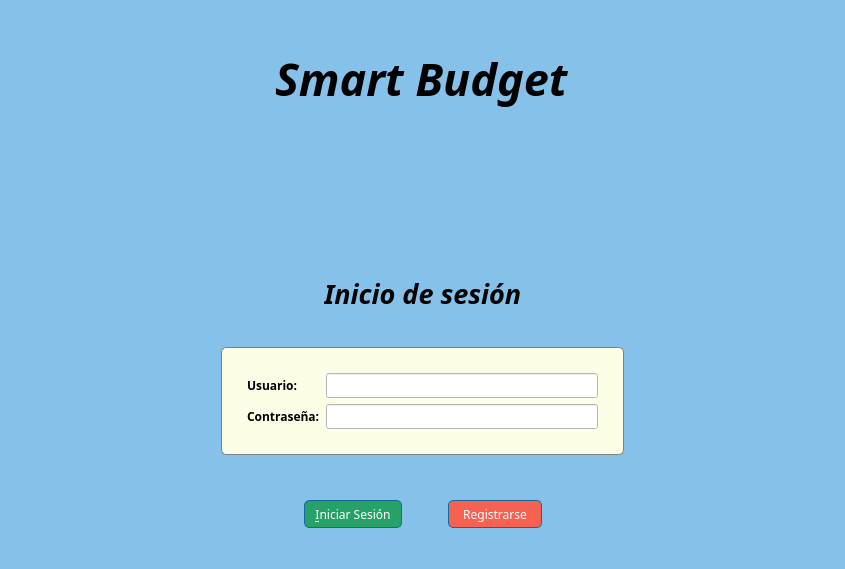
<?xml version="1.0" encoding="UTF-8"?>
<ui version="4.0">
 <class>IniciodeSesion</class>
 <widget class="QDialog" name="IniciodeSesion">
  <property name="geometry">
   <rect>
    <x>0</x>
    <y>0</y>
    <width>845</width>
    <height>569</height>
   </rect>
  </property>
  <property name="windowTitle">
   <string>Dialog</string>
  </property>
  <property name="windowIcon">
   <iconset resource="recursos.qrc">
    <normaloff>:/recursos/presupuesto.png</normaloff>:/recursos/presupuesto.png</iconset>
  </property>
  <property name="styleSheet">
   <string notr="true">background-color: rgb(133, 193, 233 );</string>
  </property>
  <layout class="QVBoxLayout" name="verticalLayout">
   <item>
    <spacer name="verticalSpacer">
     <property name="orientation">
      <enum>Qt::Vertical</enum>
     </property>
     <property name="sizeType">
      <enum>QSizePolicy::Fixed</enum>
     </property>
     <property name="sizeHint" stdset="0">
      <size>
       <width>20</width>
       <height>27</height>
      </size>
     </property>
    </spacer>
   </item>
   <item>
    <widget class="QWidget" name="widget_2" native="true">
     <layout class="QHBoxLayout" name="horizontalLayout_5">
      <item>
       <spacer name="horizontalSpacer_9">
        <property name="orientation">
         <enum>Qt::Horizontal</enum>
        </property>
        <property name="sizeHint" stdset="0">
         <size>
          <width>40</width>
          <height>20</height>
         </size>
        </property>
       </spacer>
      </item>
      <item>
       <widget class="QLabel" name="label_5">
        <property name="font">
         <font>
          <family>Lucida Bright</family>
          <pointsize>34</pointsize>
          <italic>true</italic>
          <bold>true</bold>
         </font>
        </property>
        <property name="text">
         <string>Smart Budget</string>
        </property>
       </widget>
      </item>
      <item>
       <spacer name="horizontalSpacer_10">
        <property name="orientation">
         <enum>Qt::Horizontal</enum>
        </property>
        <property name="sizeHint" stdset="0">
         <size>
          <width>40</width>
          <height>20</height>
         </size>
        </property>
       </spacer>
      </item>
     </layout>
    </widget>
   </item>
   <item>
    <widget class="QWidget" name="widget_3" native="true">
     <layout class="QHBoxLayout" name="horizontalLayout_3">
      <item>
       <widget class="QLabel" name="label_3">
        <property name="minimumSize">
         <size>
          <width>100</width>
          <height>100</height>
         </size>
        </property>
        <property name="maximumSize">
         <size>
          <width>100</width>
          <height>100</height>
         </size>
        </property>
        <property name="styleSheet">
         <string notr="true">border-image: url(:/recursos/usuario.png);</string>
        </property>
        <property name="text">
         <string/>
        </property>
       </widget>
      </item>
     </layout>
    </widget>
   </item>
   <item>
    <spacer name="verticalSpacer_4">
     <property name="orientation">
      <enum>Qt::Vertical</enum>
     </property>
     <property name="sizeType">
      <enum>QSizePolicy::Fixed</enum>
     </property>
     <property name="sizeHint" stdset="0">
      <size>
       <width>20</width>
       <height>17</height>
      </size>
     </property>
    </spacer>
   </item>
   <item>
    <widget class="QWidget" name="widget" native="true">
     <layout class="QHBoxLayout" name="horizontalLayout_4">
      <item>
       <spacer name="horizontalSpacer_7">
        <property name="orientation">
         <enum>Qt::Horizontal</enum>
        </property>
        <property name="sizeHint" stdset="0">
         <size>
          <width>40</width>
          <height>20</height>
         </size>
        </property>
       </spacer>
      </item>
      <item>
       <widget class="QLabel" name="label_4">
        <property name="font">
         <font>
          <family>Lucida Bright</family>
          <pointsize>20</pointsize>
          <italic>true</italic>
          <bold>true</bold>
         </font>
        </property>
        <property name="text">
         <string>Inicio de sesión</string>
        </property>
       </widget>
      </item>
      <item>
       <spacer name="horizontalSpacer_8">
        <property name="orientation">
         <enum>Qt::Horizontal</enum>
        </property>
        <property name="sizeHint" stdset="0">
         <size>
          <width>40</width>
          <height>20</height>
         </size>
        </property>
       </spacer>
      </item>
     </layout>
    </widget>
   </item>
   <item>
    <spacer name="verticalSpacer_6">
     <property name="orientation">
      <enum>Qt::Vertical</enum>
     </property>
     <property name="sizeHint" stdset="0">
      <size>
       <width>20</width>
       <height>40</height>
      </size>
     </property>
    </spacer>
   </item>
   <item>
    <layout class="QHBoxLayout" name="horizontalLayout_2">
     <property name="topMargin">
      <number>20</number>
     </property>
     <item>
      <spacer name="horizontalSpacer_3">
       <property name="orientation">
        <enum>Qt::Horizontal</enum>
       </property>
       <property name="sizeType">
        <enum>QSizePolicy::Fixed</enum>
       </property>
       <property name="sizeHint" stdset="0">
        <size>
         <width>210</width>
         <height>20</height>
        </size>
       </property>
      </spacer>
     </item>
     <item>
      <widget class="QFrame" name="formFrame">
       <property name="styleSheet">
        <string notr="true">#formFrame
{
border: 1px solid grey;
border-radius: 5px;
background-color: rgb(252, 255, 230);;
}</string>
       </property>
       <layout class="QGridLayout" name="gridLayout">
        <property name="leftMargin">
         <number>25</number>
        </property>
        <property name="topMargin">
         <number>25</number>
        </property>
        <property name="rightMargin">
         <number>25</number>
        </property>
        <property name="bottomMargin">
         <number>25</number>
        </property>
        <item row="0" column="0">
         <widget class="QLabel" name="label">
          <property name="font">
           <font>
            <family>Lucida Bright</family>
            <bold>true</bold>
           </font>
          </property>
          <property name="styleSheet">
           <string notr="true">background-color: rgb(252, 255, 230);</string>
          </property>
          <property name="text">
           <string>Usuario:</string>
          </property>
         </widget>
        </item>
        <item row="0" column="1">
         <widget class="QLineEdit" name="in_user">
          <property name="minimumSize">
           <size>
            <width>150</width>
            <height>25</height>
           </size>
          </property>
          <property name="styleSheet">
           <string notr="true">background-color: rgb(255, 255, 255);</string>
          </property>
         </widget>
        </item>
        <item row="1" column="0">
         <widget class="QLabel" name="label_2">
          <property name="font">
           <font>
            <family>Lucida Bright</family>
            <bold>true</bold>
           </font>
          </property>
          <property name="styleSheet">
           <string notr="true">background-color: rgb(252, 255, 230);</string>
          </property>
          <property name="text">
           <string>Contraseña:</string>
          </property>
         </widget>
        </item>
        <item row="1" column="1">
         <widget class="QLineEdit" name="in_pass">
          <property name="minimumSize">
           <size>
            <width>150</width>
            <height>25</height>
           </size>
          </property>
          <property name="styleSheet">
           <string notr="true">background-color: rgb(255, 255, 255);</string>
          </property>
          <property name="echoMode">
           <enum>QLineEdit::Password</enum>
          </property>
         </widget>
        </item>
       </layout>
      </widget>
     </item>
     <item>
      <spacer name="horizontalSpacer_4">
       <property name="orientation">
        <enum>Qt::Horizontal</enum>
       </property>
       <property name="sizeType">
        <enum>QSizePolicy::Fixed</enum>
       </property>
       <property name="sizeHint" stdset="0">
        <size>
         <width>210</width>
         <height>38</height>
        </size>
       </property>
      </spacer>
     </item>
    </layout>
   </item>
   <item>
    <spacer name="verticalSpacer_3">
     <property name="orientation">
      <enum>Qt::Vertical</enum>
     </property>
     <property name="sizeType">
      <enum>QSizePolicy::Fixed</enum>
     </property>
     <property name="sizeHint" stdset="0">
      <size>
       <width>28</width>
       <height>39</height>
      </size>
     </property>
    </spacer>
   </item>
   <item>
    <layout class="QHBoxLayout" name="horizontalLayout">
     <item>
      <spacer name="horizontalSpacer">
       <property name="orientation">
        <enum>Qt::Horizontal</enum>
       </property>
       <property name="sizeHint" stdset="0">
        <size>
         <width>40</width>
         <height>20</height>
        </size>
       </property>
      </spacer>
     </item>
     <item>
      <widget class="QPushButton" name="btn_ini">
       <property name="minimumSize">
        <size>
         <width>98</width>
         <height>28</height>
        </size>
       </property>
       <property name="font">
        <font>
         <family>Lucida Bright</family>
        </font>
       </property>
       <property name="styleSheet">
        <string notr="true">border: 1px solid rgb(24, 103, 155);
border-radius: 5px;
background-color: rgb(38, 162, 105);
color: white;</string>
       </property>
       <property name="text">
        <string notr="true">&amp;Iniciar Sesión</string>
       </property>
      </widget>
     </item>
     <item>
      <spacer name="horizontalSpacer_11">
       <property name="orientation">
        <enum>Qt::Horizontal</enum>
       </property>
       <property name="sizeType">
        <enum>QSizePolicy::Fixed</enum>
       </property>
       <property name="sizeHint" stdset="0">
        <size>
         <width>40</width>
         <height>20</height>
        </size>
       </property>
      </spacer>
     </item>
     <item>
      <widget class="QPushButton" name="btn_regis">
       <property name="minimumSize">
        <size>
         <width>94</width>
         <height>28</height>
        </size>
       </property>
       <property name="font">
        <font>
         <family>Lucida Bright</family>
        </font>
       </property>
       <property name="styleSheet">
        <string notr="true">border: 1px solid rgb(24, 103, 155);
border-radius: 5px;
background-color: rgb(246, 97, 81);
color: white;</string>
       </property>
       <property name="text">
        <string>Registrarse</string>
       </property>
      </widget>
     </item>
     <item>
      <spacer name="horizontalSpacer_2">
       <property name="orientation">
        <enum>Qt::Horizontal</enum>
       </property>
       <property name="sizeHint" stdset="0">
        <size>
         <width>40</width>
         <height>20</height>
        </size>
       </property>
      </spacer>
     </item>
    </layout>
   </item>
   <item>
    <spacer name="verticalSpacer_2">
     <property name="orientation">
      <enum>Qt::Vertical</enum>
     </property>
     <property name="sizeHint" stdset="0">
      <size>
       <width>50</width>
       <height>180</height>
      </size>
     </property>
    </spacer>
   </item>
  </layout>
 </widget>
 <resources>
  <include location="recursos.qrc"/>
 </resources>
 <connections/>
</ui>
